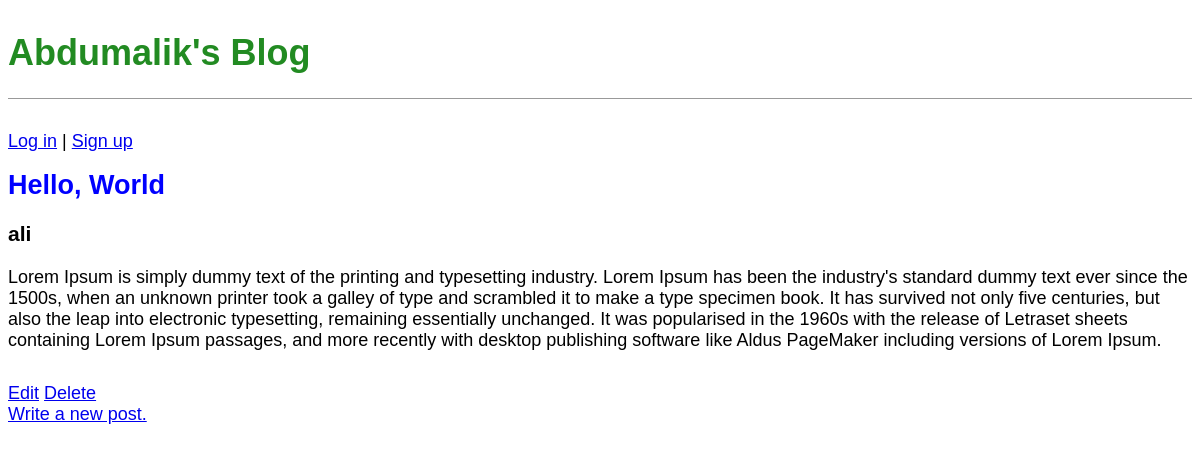
/post/1, run on the app's committed database.
### blog/models.py (models this page shows, shortened)
class Post(models.Model):
    title = models.CharField(max_length=200)
    author = models.ForeignKey(User, on_delete=models.CASCADE)
    body = models.TextField()

### blog/views.py (the view)
# urls.py: path("post/<int:pk>", BlogPostPage.as_view(), name="post"),
class BlogPostPage(DetailView):
    model = Post
    template_name = "detailed_post.html"

### templates/detailed_post.html
{% extends 'base.html' %}
{% block content %}
      <div class="post-entry">
          <h2><a href="#">{{ post.title }}</a></h2>
          <h3>{{ post.author }}</h3>
          <p>{{ post.body }}</p>
      </div>
      <a href="{% url 'edit_post' post.id%}">Edit</a>
      <a href="{% url 'delete_post' post.id%}">Delete</a>
{% endblock %}

### static/css/base.css (style rules this page uses)
body { font-family: 'Noto Sans JP', sans-serif; font-size: 18px; }
.post-entry { margin-bottom: 2rem; }
.post-entry h2 { margin: 0.5rem 0; }
.post-entry h2 a, .post-entry h2 a:visited { color: blue; text-decoration: none; }
.post-entry p { margin: 0; font-weight: 400; }

### data on the page
Post: title "Hello, World", author "ali", body "Lorem Ipsum is simply dummy text of the printing and typesetting industry. Lorem Ipsum has been the industry's standard dummy text ever since the 1500s, when an unknown printer took a galley of type and scrambled it to make a type specimen book. It has survived not only five centuries, but also the leap into electronic typesetting, remaining essentially unchanged. It was popularised in the 1960s with the release of Letraset sheets containing Lorem Ipsum passages, and more recently with desktop publishing software like Aldus PageMaker including versions of Lorem Ipsum."
